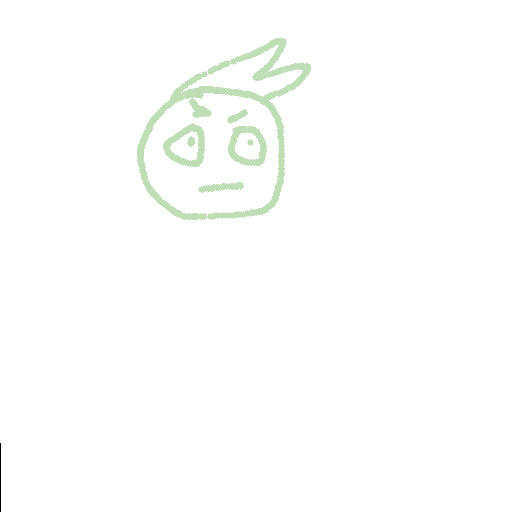
#> input picture img/your_img.png, 512 x 512 px, found by its file name
$ python outline.py
#> lines starting #> are read from the running program, lines starting #| are printed output that depends on the picture; after the words box and inside, x2 and y2 are one past the last pixel; in counts of white or black regions, pixels touching at a corner belong together
import cv2

img_origin = cv2.imread("D:/MyCode/MyPython/BUPT_TowerDefence/img/your_img.png")
#> img_origin is the input picture: shape (512, 512, 3); mean B, G, R 253, 254.1, 253.3
# cv2.imshow('origin', img_origin)

img_gray = cv2.cvtColor(img_origin, cv2.COLOR_BGR2GRAY)
#cv2.imshow('gray', img_gray)

img_blurred = cv2.GaussianBlur(img_gray, (5, 5), 0)
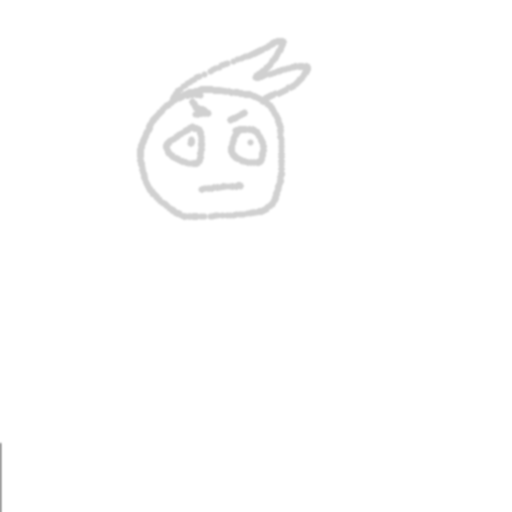
#> img_blurred: shape (512, 512); min 159, max 255, mean 253.7
#cv2.imshow('blurred', img_blurred)

img_threshold1 = cv2.adaptiveThreshold(img_blurred, 255, cv2.ADAPTIVE_THRESH_GAUSSIAN_C, cv2.THRESH_BINARY, 5, 2)
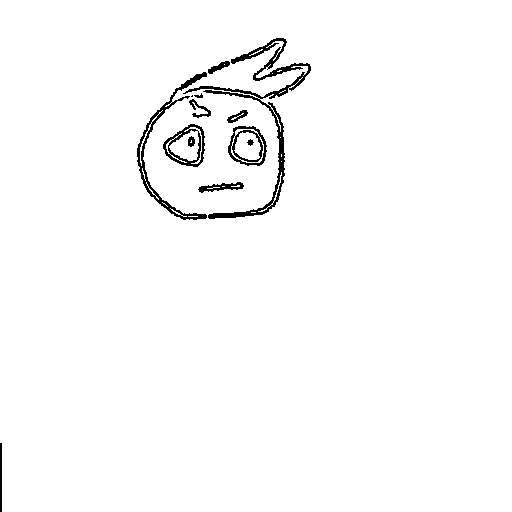
#> img_threshold1: shape (512, 512); 98% white; black in thin lines or dots, all inside (x1, y1, x2, y2) = (0, 38, 311, 512)
#cv2.imshow('img_threshold1', img_threshold1)

img_threshold1_blurred = cv2.GaussianBlur(img_threshold1, (5, 5), 0)
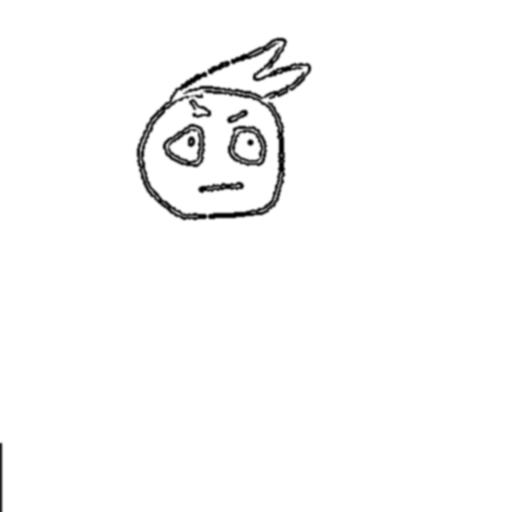
#> img_threshold1_blurred: shape (512, 512); min 0, max 255, mean 249.9
#cv2.imshow('img_threshold1_blurred', img_threshold1_blurred)

_, img_threshold2 = cv2.threshold(img_threshold1_blurred, 200, 255, cv2.THRESH_BINARY)
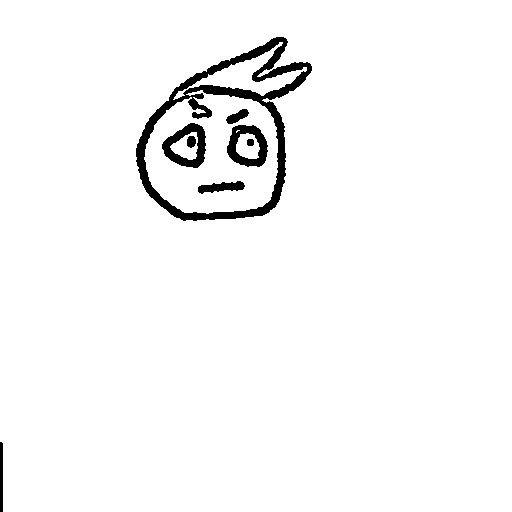
#> img_threshold2: shape (512, 512); 96.8% white; 8 black regions, largest, box (x1, y1, x2, y2) and area: (136, 37, 312, 221) 5605, (162, 123, 206, 168) 908, (227, 125, 268, 167) 873
#cv2.imshow('img_threshold2', img_threshold2)

kernel = cv2.getStructuringElement(cv2.MORPH_RECT,(3, 3))
img_opening = cv2.bitwise_not(cv2.morphologyEx(cv2.bitwise_not(img_threshold2), cv2.MORPH_OPEN, kernel))
#> img_opening: shape (512, 512); 96.9% white; 10 black regions, largest, box (x1, y1, x2, y2) and area: (136, 37, 312, 221) 5274, (162, 123, 206, 168) 900, (227, 125, 267, 167) 865
#cv2.imshow('img_opening', img_opening)

img_opening_blurred = cv2.GaussianBlur(img_opening, (3, 3), 0)
cv2.imshow('img_opening_blurred', img_opening_blurred)

cv2.imwrite('MR_cai.png',img_opening_blurred)

cv2.waitKey(0)
cv2.destroyAllWindows()
